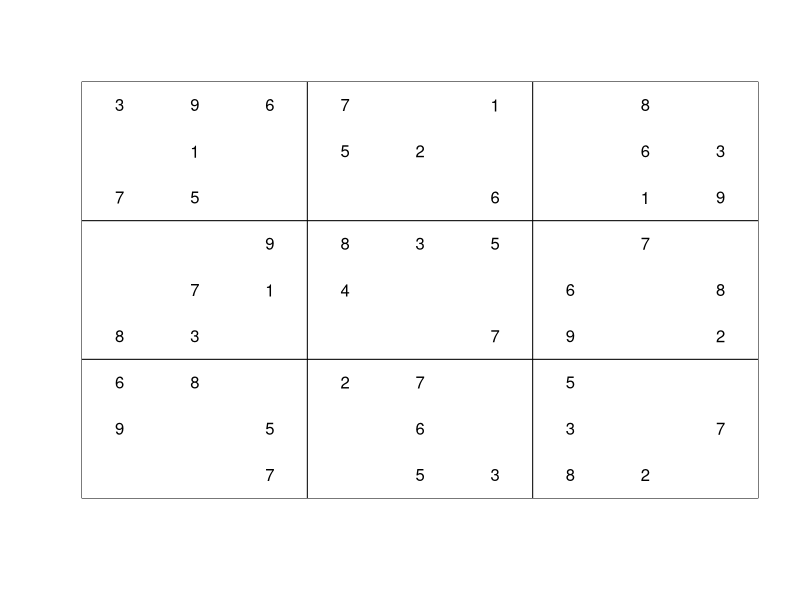
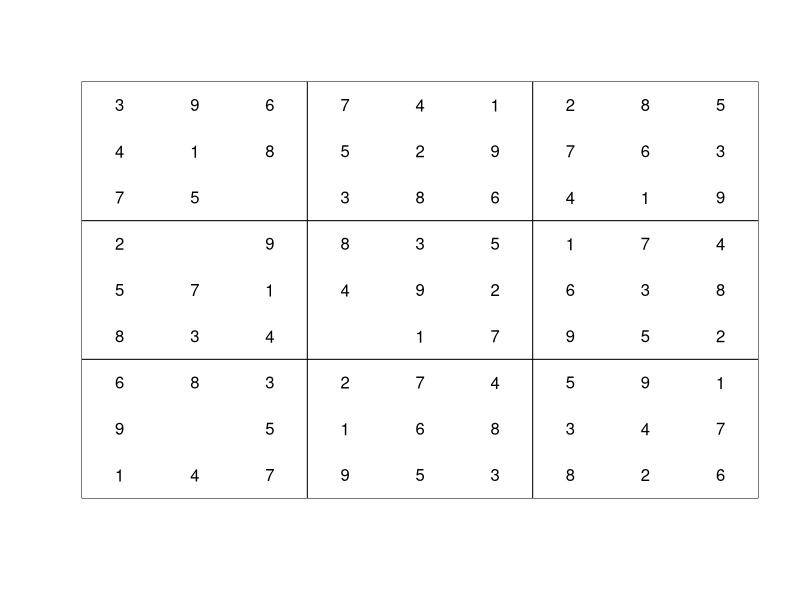
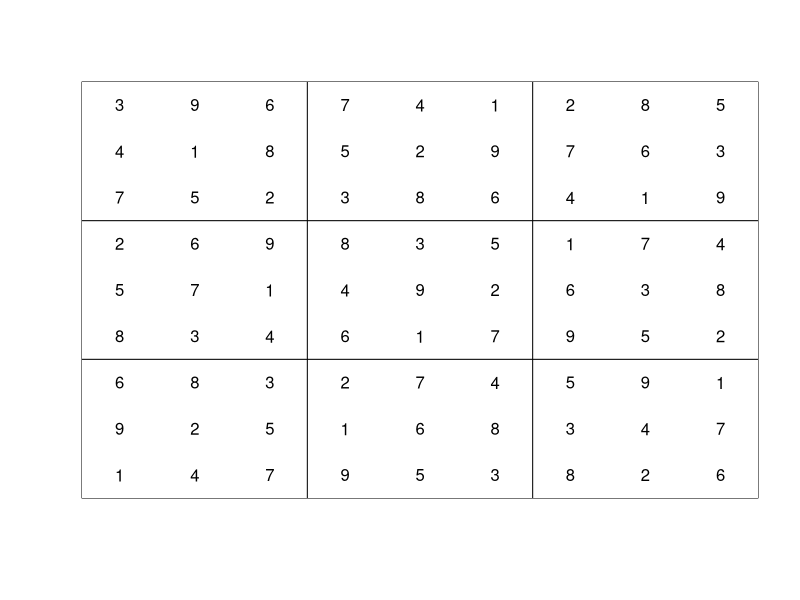
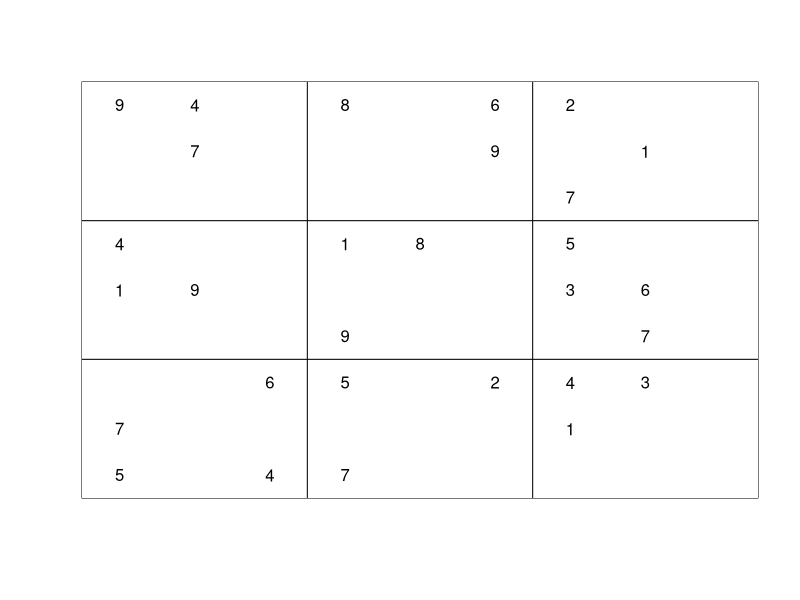
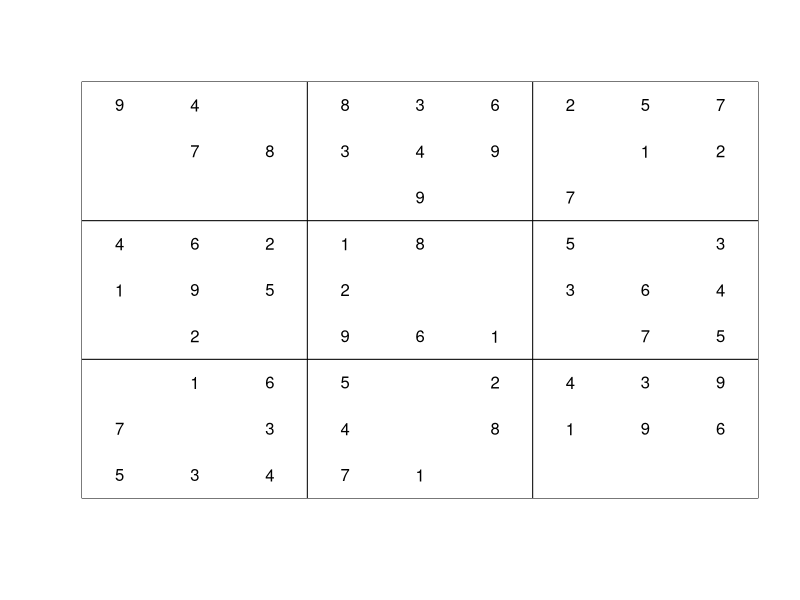

These figures' R source, in order:
#Sudoku

#1.1

# Determine whether the string contains 81 single digits

sudoku1 <- "307008690915073800600910057750840200020300765106507003000069538861700002039082070"

input.puzzle <- function(s){
  a <- strsplit(s, split = "")
  b <- unlist(a)
  s <- as.numeric(b)
  
  if ((anyNA(s))==TRUE|(length(s)!=81))
  {
    print("not a valid puzzle")
  }
  else
  {
    s <- matrix(s,9,9)
    return(s)
  }
}

P <- input.puzzle(sudoku1)

input.puzzle(sudoku1)



#1.2

# Output an image of Sudoku and remove values that contain 0

show.puzzle <- function(M){
  S <- M[9:1,]
  s <- t(S)
  
  image(1:9, 1:9, s, col = "white", xlab = "", ylab = "", xaxt = "n", yaxt = "n")
  
  abline(h=c(3.5,6.5), v=c(3.5,6.5))
  
  for(i in 1:9){
    for(j in 1:9){
      if(s[i,j] > 0){
        text(i, j, s[i, j])
      }
    }
  }
}
show.puzzle(P)



#1.3.1

#Extract the entire row of the specified entry position

row.i.j <- function(s,i,j){
  return(s[i,])
}
row.i.j(input.puzzle(sudoku1),4,7)



#1.3.2

#Extract the entire column of the specified entry position

col.i.j <- function(s,i,j){
  return(s[,j])
}

col.i.j(P,4,7)



#1.3.3

# Extract the entire 3x3 sub-matrix of the specified entry position by using a mathematical formula

subsq.i.j <- function(s,i,j){
  M <- input.puzzle(sudoku1)
  ja = (i-1)%/%3 *3 +1:3
  jb = (j-1)%/%3 *3+1:3
  x = M[ja,jb]
  return(x)
}

subsq.i.j(P,4,7)



#1.4

#Output the possible numbers to fill in the sub-matrix in which the rows and column does not contain

i.j.possibles <- function(a,i,j){
  if (a[i,j] > 0){
    a[i,j]
  }else{
    s <- 1:9
    s1 <- a[i,]
    s2 <- a[,j]
    x <- subsq.i.j(P,i,j)
    s3 <- as.numeric(x)
    s4 <- setdiff(s,s1)
    s5 <- setdiff(s,s3)
    s6 <- setdiff(s,s2)
    s7 <- intersect(s4,s5)
    s8 <- intersect(s6,s7)
    return (s8)
  }
}

i.j.possibles(P,4,7)



#1.5

# Search for any empty cells that only have 1 possible value to fill in, by using the length of the vector

naked.single <- function(a){
  for (i in 1:9){
    for (j in 1:9){
      z <- i.j.possibles(a,i,j)
      if (length(z)==1 && a[i,j]==0){
        a[i,j] <- z
        
      }
    }
  }
  return(a)
}

show.puzzle(naked.single(P))



#1.6.1

# Return the number 1 when the whole 9x9 matrix is filled in, and return 0 when the matrix is incomplete

test.complete <- function(s){
  n <- length(which(s==0))
  if(n==0){
    print("1")
  }else{
    print("0")
  }
}

test.complete(P)



#1.6.2

# Set a limit of iterations of naked.single until the specified iteration has been reached, or if the Sudoku puzzle is completed

rep.naked.single <- function(time){
  while(time!=0){
    a <- naked.single(P)
    a <- naked.single(a)
    a
    time=time-1
  }
  return(a)
}

a <- rep.naked.single(10)
test.complete(a)
show.puzzle(a)



#2.1

# Given its entry position, it calculates all the possible values for other empty cells of its sub-matrix, and if the length of the leftover vector is 1, it outputs the number and the position of the cell that contain a hidden single

sudoku2 <- "900410075470090000000000604800109507000800000690000200207530410010067300000000000"

S = input.puzzle(sudoku2)

hidden.single.check <- function(I,J,n){
  i <- (I-1)*3+1:3
  j <- (J-1)*3+1:3
  a <- i.j.possibles(S,i[3],j[3])
  b <- i.j.possibles(S,i[1],j[1]) 
  c <- i.j.possibles(S,i[2],j[2])
  q <- 0
  if(is.element(n,a)==TRUE){
    q <- q+1
    b <- c(i[3],j[3])
  }
  if(is.element(n,b)==TRUE){
    q <- q+1
    b <- c(i[1],j[1])
  }
  if(is.element(n,c)==TRUE){
    q <- q+1
    b <- c(i[2],j[2])
  }
  if(q==1){
    z <- c(n,b)
    return(z)
  }else(
    return(0)
  )
}

hidden.single.check(2,3,1)
hidden.single.check(2,3,2)



#2.2

# After completing a hidden.single.check in a specific sub-matrix, it repeats the same iteration for all other 9 sub-matrices to fill the cells that qualify for hidden single until the matrix is completed or the repetition limit has been reached

fill.sudoku.using.hidden.single.check <- function(s){
  for(I in 1:3){
    for(J in 1:3){
      for(number in 1:9){
        k<- hidden.single.check(I,J,number)
        if(length(k)!=0){
          S[k[2],k[3]] <- number 
        }
      }
    }
  }
  return(s)
}

S <- fill.sudoku.using.hidden.single.check(S)
show.puzzle(S)



#2.3

# Set a limit of iterations to check for the hidden.single as to prevent the code running repeatedly when there are no hidden single available

test <- function(s){
  n <- length(which(s==0))
  if(n==0){
    print("1")
  }else{
    print("0") }
}  

solver.v2<- function(time){
  while(time!=0){
    a <- naked.single(S)
    a <- fill.sudoku.using.hidden.single.check(a)
    a <- naked.single(a)
    time=time-1
  }
  return(a)
}

a <- solver.v2(10)
test(a)

show.puzzle(a)
